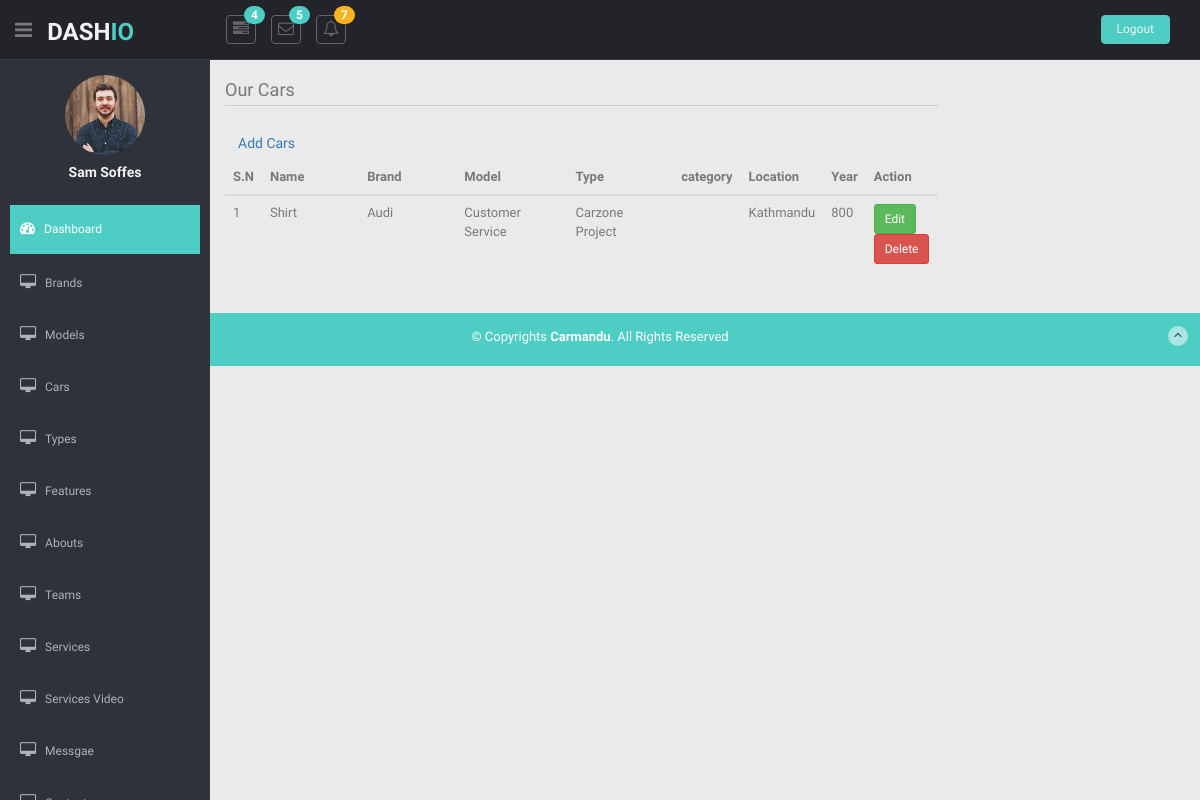
The page /dashboard/dashboard/cars/list/ on the database as committed earlier.
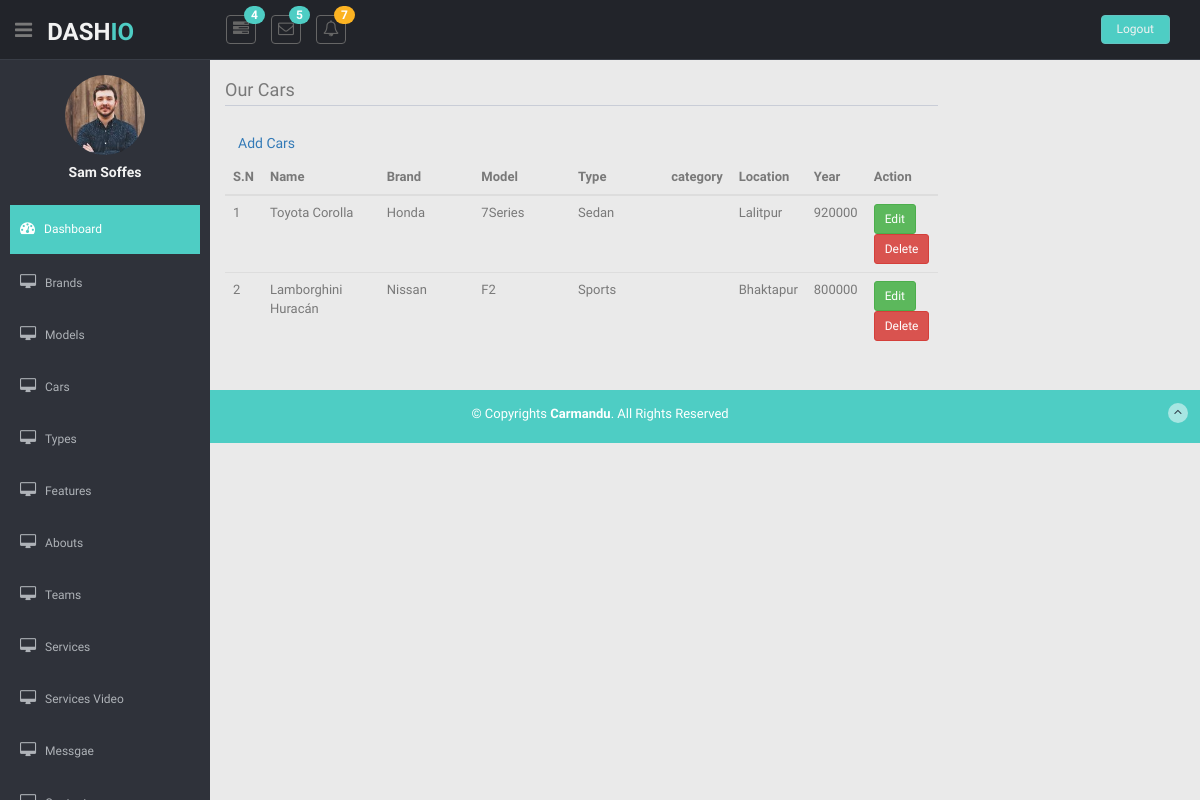
The same page on the database as committed later.
### dashboard/models.py (models this page shows, shortened)
class DateTimeModel(models.Model):
    created_at = models.DateTimeField(auto_now=True)
    updated_at = models.DateTimeField(auto_now_add=True, null=True, blank=True)
    deleted_at = models.DateTimeField(null=True, blank=True)
    class Meta:
        abstract = True

class Car(DateTimeModel):
    name = models.CharField(max_length=200)
    brand = models.ForeignKey(Brand, on_delete=models.CASCADE)
    model = models.ForeignKey(Model, on_delete=models.CASCADE)
    type = models.ForeignKey(Type, on_delete=models.CASCADE)
    features = models.ForeignKey(Features, on_delete=models.CASCADE)
    location = models.CharField(max_length=200, choices=LOCATION)
    year = models.CharField(max_length=200, choices=YEAR)
    color = models.CharField(max_length=200, choices=COLOR)
    transmission = models.CharField(max_length=200)
    image = models.ImageField(upload_to='cars')
    price = models.PositiveIntegerField()
    description = RichTextField()
    is_on_sale = models.BooleanField("On Sale", default=False)
    is_on_rent = models.BooleanField("On Rent", default=False)
    is_featured = models.BooleanField("Featured", default=False)
    class Meta:
        verbose_name = ('Car')
        verbose_name_plural = ('Cars')
        ordering = ['-name']

class Brand(DateTimeModel):
    title = models.CharField(max_length=200)
    class Meta:
        verbose_name = ('Brand')
        verbose_name_plural = ('Brands')
        ordering = ['-title']
    def __str__(self):
        return self.title

class Model(DateTimeModel):
    title = models.CharField(max_length=200)
    class Meta:
        verbose_name = ('Model')
        verbose_name_plural = ('Models')
        ordering = ['-title']
    def __str__(self):
        return self.title

class Type(DateTimeModel):
    title = models.CharField(max_length=200)
    class Meta:
        verbose_name = ('Type')
        verbose_name_plural = ('Types')
        ordering = ['-title']
    def __str__(self):
        return self.title

### dashboard/views.py (the view)
# urls.py: path('dashboard/cars/list/', CarListView.as_view(), name='cars'),
class CarListView(NonDeletedListMixin,ListView):
    template_name = 'dashboard/cars/list.html'
    model = Car
    def get_queryset(self):
        queryset = super().get_queryset()
        if "name" in self.request.GET:
            if self.request.GET.get('name') != '':
                queryset = queryset.filter(
                    name__contains=self.request.GET.get("name"))
        return queryset

### dashboard/mixins.py (called while the page is built)
    def get_queryset(self):
        return super().get_queryset().filter(deleted_at__isnull=True)

### dashboard/templates/dashboard/cars/list.html (shortened to what this page needs)
{% extends 'dashboard/base/base.html' %}
{% load static %}
{% block content %}
<section id="main-content">
  <section class="wrapper">
    <div class="row">
      <div class="col-lg-9 main-chart">
        <div class="border-head">
          <h3>Our Cars</h3>
          <a href="{% url 'dashboard:cars-create' %}" type="button" class="mb-1 btn btn-outline-primary">Add Cars</a>
        </div>
        <div class="card-body">
                        <table class="table table-hover ">
                            <thead>
                                <tr>
                                    <th scope="col">S.N</th>
                                    <th scope="col" width='25%'>Name</th>
                                    <th scope="col" width='25%'>Brand</th>
                                    <th scope="col" width='25%'>Model</th>
                                    <th scope="col" width='25%'>Type</th>
                                    <th scope="col" width='25%'>category</th>
                                    <th scope="col" width='25%'>Location</th>
                                    <th scope="col" width='25%'>Year</th>
                                    <th width='20%'>Action</th>
                                </tr>
                            </thead>
                            <tbody>
                                {% for cars in object_list %}
                                <tr>
                                    <td scope="row">{{ forloop.counter }}</td>
                                    <td>{{ cars.name }}</td>
                                    <td>{{ cars.brand }}</td>
                                    <td>{{ cars.model }}</td>
                                    <td>{{ cars.type }}</td>
                                    <td>{{ cars.category }}</td>
                                    <td>{{ cars.location }}</td>
                                    <td>{{ cars.price }}</td>
                                    <td>
                                        <span>
                                            <a href="{% url 'dashboard:cars-update' cars.pk %}" class="btn btn-sm btn-success"><span class ="mdi mr-1 mdi-square-edit-outline">Edit</span></a>
                                        </span>
                                        <span>
                                            <a href="{% url 'dashboard:cars-delete' cars.pk %}" class="btn btn-sm btn-danger delete"><span class ="mdi mr-1 mdi-trash-can">Delete</span></a>
                                        </span>
                                    </td>
                                </tr>
                                {% endfor %}
                            </tbody>
                        </table>
                    </div>
    </div>
    </div>
  </section>
</section>
{% endblock %}

Rows that differ between the two databases and show on the page:
removed Car: name "Shirt", brand "Audi", model "Customer Service", type "Carzone Project", location "Kathmandu", price "800"
added Car: name "Toyota Corolla", brand "Honda", model "7Series", type "Sedan", location "Lalitpur", price "920000"
now on this page (row edited): Car: name "Lamborghini Huracán", brand "Nissan", model "F2", type "Sports", location "Bhaktapur", price "800000"
